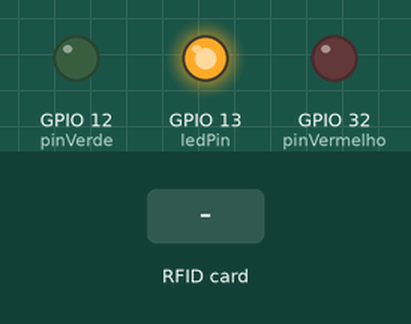
Bench run of a program on a simulated ESP32. Shown: output pins drawn as LEDs (lit = HIGH). The test bench sets the inputs (shaded band). WiFi joins after 1.5 s; servers stay silent unless stated; uploads are accepted with an empty reply; what the program prints to the serial monitor is not drawn.

Above: at 3.2 s.
3.3 s: RFID card 5E 7A 19 C4 held to the reader
At 3.41 s:
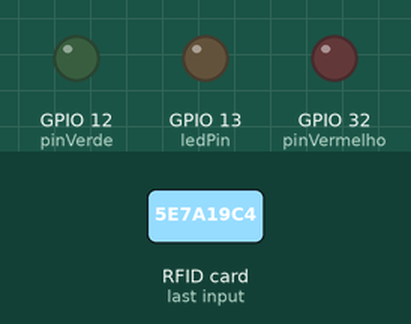
Timing chart, 0 to 6.3 s (numbered marks = the images above; inputs shaded):
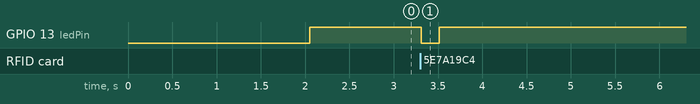

The program:

main.cpp
```cpp
#include "Arduino.h"
#include <MFRC522.h> //biblioteca responsável pela comunicação com o módulo RFID-RC522
#include <SPI.h> //biblioteca para comunicação do barramento SPI
#include <WiFi.h>
#include <HTTPClient.h>

#define SS_PIN    21
#define RST_PIN   22

#define SIZE_BUFFER     18
#define MAX_SIZE_BLOCK  16

#define pinVerde     12
#define pinVermelho  32

const int ledPin = 13; // Defina o pino do LED

String uidString = "";

const char* ssid = "Ingrid";
const char* password = "123456789";
void makeHttpPostRequest(String uidString);
String getUID(MFRC522::Uid uid);
void leituraDados();

//esse objeto 'chave' é utilizado para autenticação
MFRC522::MIFARE_Key key;
//código de status de retorno da autenticação
MFRC522::StatusCode status;

// Definicoes pino modulo RC522
MFRC522 mfrc522(SS_PIN, RST_PIN);

void setup() {
  pinMode(ledPin, OUTPUT); // Configura o pino como saída
  // Inicia a serial
  Serial.begin(9600);
  SPI.begin(); // Init SPI bus

  pinMode(pinVerde, OUTPUT);
  pinMode(pinVermelho, OUTPUT);

  // Conectar-se à rede Wi-Fi
  WiFi.begin(ssid, password);
  while (WiFi.status() != WL_CONNECTED) {
    delay(1000);
    Serial.println("Conectando ao WiFi...");
  }
  Serial.println("Conectado ao WiFi");

  // Inicia MFRC522
  mfrc522.PCD_Init();
  // Mensagens iniciais no serial monitor
  Serial.println("Aproxime o seu cartao do leitor...");
  Serial.println();
  digitalWrite(ledPin, HIGH); // Liga o LED
}

void loop()
{
  // Aguarda a aproximacao do cartao
  if ( ! mfrc522.PICC_IsNewCardPresent())
  {
    return;
  }
  // Seleciona um dos cartoes
  if ( ! mfrc522.PICC_ReadCardSerial())
  {
    return;
  }

  leituraDados();
  // instrui o PICC quando no estado ACTIVE a ir para um estado de "parada"
  mfrc522.PICC_HaltA();
  // "stop" a encriptação do PCD, deve ser chamado após a comunicação com autenticação, caso contrário novas comunicações não poderão ser iniciadas
  mfrc522.PCD_StopCrypto1();
}

//faz a leitura dos dados do cartão/tag
void leituraDados(){
  //imprime os detalhes tecnicos do cartão/tag
  mfrc522.PICC_DumpDetailsToSerial(&(mfrc522.uid));

  //Prepara a chave - todas as chaves estão configuradas para FFFFFFFFFFFFh (Padrão de fábrica).
  for (byte i = 0; i < 6; i++) key.keyByte[i] = 0xFF;

  //buffer para colocar os dados ligos
  byte buffer[SIZE_BUFFER] = {0};

  //bloco que faremos a operação
  byte bloco = 1;
  byte tamanho = SIZE_BUFFER;

  //imprime os dados lidos
  for (uint8_t i = 0; i < MAX_SIZE_BLOCK; i++)
  {
      Serial.write(buffer[i]);
  }
  Serial.println(" ");

  uidString = getUID(mfrc522.uid);  // Armazena o UID na variável uidString
  // Fazer a requisição à API
    digitalWrite(ledPin, LOW); // Liga o LED
  makeHttpPostRequest(uidString);
}

void makeHttpPostRequest(String uidString) {
  // Crie uma instância da classe HTTPClient
  HTTPClient http;

  // Especifique o endpoint da sua API
  String url = "https://portaria-api-lime.vercel.app/cadastro/carteirinha/";

  // Inicie a conexão com a URL
  http.begin(url);

  // Configure o cabeçalho da requisição para indicar que é um POST
  http.addHeader("Content-Type", "application/json");

  // Crie o JSON que você deseja enviar na requisição
  String jsonPayload = "{\"carteirinha\":\""+uidString+"\"}";

  // Faça a requisição POST, enviando os dados
  int httpCode = http.POST(jsonPayload);

  // Se a requisição foi bem-sucedida, exiba a resposta
  if (httpCode > 0) {
    String payload = http.getString();
    Serial.println("Resposta da API:");
    Serial.println(payload);
  } else {
    Serial.println("Erro na requisição à API");
  }

  // Libere os recursos
  http.end();
  digitalWrite(ledPin, HIGH); // Liga o LED
}

String getUID(MFRC522::Uid uid) {
  String uidString = "";
  for (byte i = 0; i < uid.size; i++) {
    uidString += (uid.uidByte[i] < 0x10 ? "0" : "");
    uidString += String(uid.uidByte[i], HEX);
  }
  return uidString;
}
```

Measured:
- after the input at 3.3 s, GPIO 13 (ledPin): HIGH → LOW at once, → HIGH 0.20 s later
